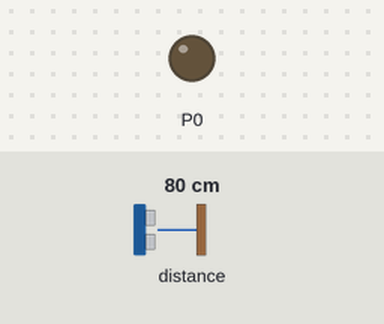
Simulated run of this program. Board: BBC micro:bit (MakeCode). Parts: output pins drawn as LEDs (lit = HIGH). Inputs (shaded band) come from the test bench; at power-on: distance to the obstacle 80 cm.

Above: at 1.2 s.
1.3 s: distance to the obstacle set to 7 cm
2.8 s: distance to the obstacle set to 4 cm
At 3.2 s:
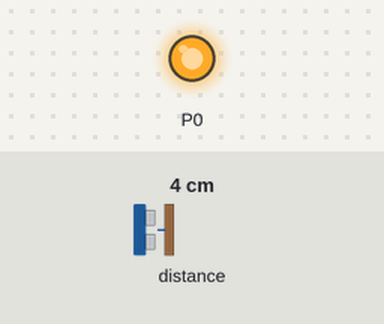
Timing chart, 0 to 5.8 s (numbered marks = the images above; inputs shaded):
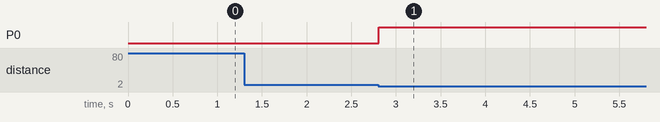

Measured:
- the behaviour switches between 6 and 5 cm on distance to the obstacle (found by bisection; images 0 and 1)
- after the input at 1.3 s, every drawn part: stays the same
- after the input at 2.8 s, P0: LOW → HIGH at once

The program:

main.ts
```typescript
basic.forever(function () {
    if (sonar.ping(
    DigitalPin.P2,
    DigitalPin.P1,
    PingUnit.Centimeters
    ) <= 5) {
        pins.digitalWritePin(DigitalPin.P0, 1)
    } else {
        pins.digitalWritePin(DigitalPin.P1, 0)
    }
})
```

test.ts
```typescript
// les tests vont ici ; cela ne sera pas compilé si ce paquet est utilisé en tant qu'extension.
```
